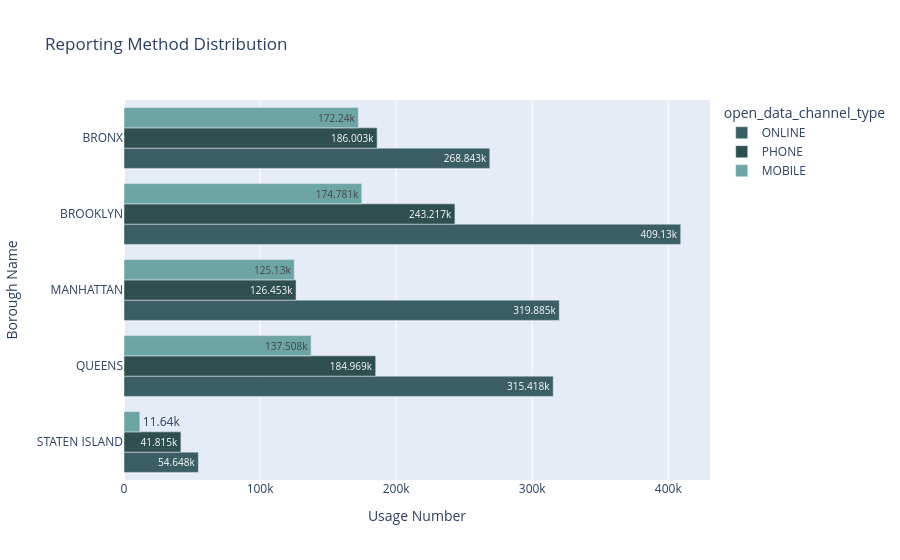

Notebook cell for this chart:
### Code cell
px.bar(plot_df, y='borough', x='count', color='open_data_channel_type',
             barmode='group', 
             title='Reporting Method Distribution',
             labels={'borough': 'Borough Name', 'count': 'Usage Number'},
             text_auto=True , color_discrete_sequence= ["#3B5E64" ,"#2E4F4D" ,"#6CA5A4" ])

### Figure 1 — Plotly figure (JSON) as saved in the notebook; plotly's stock layout.template omitted (floating-point values rounded to 4 significant figures)
{"data": [{"alignmentgroup": "True", "hovertemplate": "open_data_channel_type=ONLINE<br>Usage Number=%{x}<br>Borough Name=%{y}<extra></extra>", "legendgroup": "ONLINE", "marker": {"color": "#3B5E64", "pattern": {"shape": ""}}, "name": "ONLINE", "offsetgroup": "ONLINE", "orientation": "h", "showlegend": true, "textposition": "auto", "texttemplate": "%{x}", "type": "bar", "x": [54648, 315418, 319885, 409130, 268843], "xaxis": "x", "y": ["STATEN ISLAND", "QUEENS", "MANHATTAN", "BROOKLYN", "BRONX"], "yaxis": "y"}, {"alignmentgroup": "True", "hovertemplate": "open_data_channel_type=PHONE<br>Usage Number=%{x}<br>Borough Name=%{y}<extra></extra>", "legendgroup": "PHONE", "marker": {"color": "#2E4F4D", "pattern": {"shape": ""}}, "name": "PHONE", "offsetgroup": "PHONE", "orientation": "h", "showlegend": true, "textposition": "auto", "texttemplate": "%{x}", "type": "bar", "x": [41815, 184969, 126453, 243217, 186003], "xaxis": "x", "y": ["STATEN ISLAND", "QUEENS", "MANHATTAN", "BROOKLYN", "BRONX"], "yaxis": "y"}, {"alignmentgroup": "True", "hovertemplate": "open_data_channel_type=MOBILE<br>Usage Number=%{x}<br>Borough Name=%{y}<extra></extra>", "legendgroup": "MOBILE", "marker": {"color": "#6CA5A4", "pattern": {"shape": ""}}, "name": "MOBILE", "offsetgroup": "MOBILE", "orientation": "h", "showlegend": true, "textposition": "auto", "texttemplate": "%{x}", "type": "bar", "x": [11640, 137508, 125130, 174781, 172240], "xaxis": "x", "y": ["STATEN ISLAND", "QUEENS", "MANHATTAN", "BROOKLYN", "BRONX"], "yaxis": "y"}], "layout": {"barmode": "group", "legend": {"title": {"text": "open_data_channel_type"}, "tracegroupgap": 0}, "title": {"text": "Reporting Method Distribution"}, "xaxis": {"anchor": "y", "domain": [0, 1], "title": {"text": "Usage Number"}}, "yaxis": {"anchor": "x", "domain": [0, 1], "title": {"text": "Borough Name"}}}}
